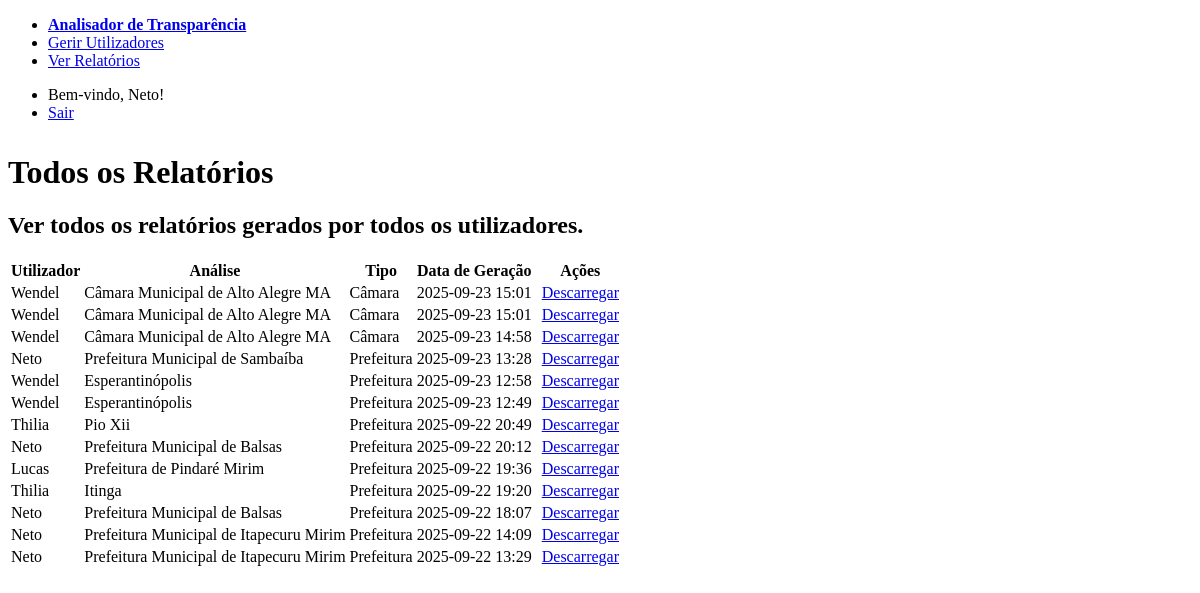
The page /admin/reports (signed in) on the database its author committed.
### tables this page shows
CREATE TABLE relatorios (
            id INTEGER PRIMARY KEY AUTOINCREMENT,
            analise_id INTEGER,
            nome_arquivo TEXT,
            dados_pdf BLOB,
            data_geracao TIMESTAMP DEFAULT CURRENT_TIMESTAMP,
            FOREIGN KEY(analise_id) REFERENCES analises(id) ON DELETE CASCADE
        );

CREATE TABLE "users" (
	"id"	INTEGER,
	"username"	TEXT NOT NULL UNIQUE,
	"password_hash"	TEXT NOT NULL,
	"is_admin"	INTEGER NOT NULL DEFAULT 0,
	PRIMARY KEY("id" AUTOINCREMENT)
);

CREATE TABLE analises (
            id INTEGER PRIMARY KEY AUTOINCREMENT,
            username TEXT NOT NULL,
            site_url TEXT NOT NULL,
            site_nome TEXT,
            tipo_analise TEXT,
            respostas TEXT,
            last_modified TIMESTAMP
        );

### app.py (the view)
@app.route('/admin/reports')
@admin_required
def admin_reports():
    reports = db.list_all_reports()
    return render_template('admin_reports.html', reports=reports)

### app.py (called while the page is built)
def admin_required(f):
    @wraps(f)
    def decorated_function(*args, **kwargs):
        if not session.get('is_admin'):
            flash('Acesso negado. Esta área é apenas para administradores.', 'danger')
            return redirect(url_for('dashboard'))
        return f(*args, **kwargs)
    return decorated_function

### db.py (called while the page is built)
def dict_factory(cursor, row):
    d = {}
    for idx, col in enumerate(cursor.description):
        d[col[0]] = row[idx]
    return d

def list_all_reports():
    conn = sqlite3.connect(DB_NAME, timeout=15)
    conn.row_factory = dict_factory
    cursor = conn.cursor()
    cursor.execute("SELECT r.id, r.nome_arquivo, r.data_geracao, a.site_nome, a.tipo_analise, u.username FROM relatorios r JOIN analises a ON r.analise_id = a.id JOIN users u ON a.username = u.username ORDER BY r.data_geracao DESC")
    reports = cursor.fetchall()
    conn.close()
    return reports

### templates/admin_reports.html
{% extends "layout.html" %}
{% block content %}
<hgroup>
    <h1>Todos os Relatórios</h1>
    <h2>Ver todos os relatórios gerados por todos os utilizadores.</h2>
</hgroup>
<article>
    <table>
        <thead>
            <tr>
                <th>Utilizador</th>
                <th>Análise</th>
                <th>Tipo</th>
                <th>Data de Geração</th>
                <th style="text-align: center; width: 15%;">Ações</th>
            </tr>
        </thead>
        <tbody>
            {% for report in reports %}
            <tr>
                <td>{{ report.username }}</td>
                <td>{{ report.site_nome }}</td>
                <td>{{ report.tipo_analise }}</td>
                <td>{{ report.data_geracao.split('.')[0][:-3] }}</td>
                <td style="text-align: center;">
                    <a href="{{ url_for('download_relatorio', relatorio_id=report.id) }}" role="button" class="sm">Descarregar</a>
                </td>
            </tr>
            {% else %}
            <tr><td colspan="5">Nenhum relatório foi gerado ainda no sistema.</td></tr>
            {% endfor %}
        </tbody>
    </table>
</article>
{% endblock %}

### templates/layout.html (style rules this page uses)
body { padding-bottom: 5em; }

### rows shown on the page
relatorios: username "Wendel", site_nome "Câmara Municipal de Alto Alegre MA", tipo_analise "Câmara", data_geracao "2025-09-23 15:01"
relatorios: username "Wendel", site_nome "Câmara Municipal de Alto Alegre MA", tipo_analise "Câmara", data_geracao "2025-09-23 15:01"
relatorios: username "Wendel", site_nome "Câmara Municipal de Alto Alegre MA", tipo_analise "Câmara", data_geracao "2025-09-23 14:58"
relatorios: username "Neto", site_nome "Prefeitura Municipal de Sambaíba", tipo_analise "Prefeitura", data_geracao "2025-09-23 13:28"
relatorios: username "Wendel", site_nome "Esperantinópolis", tipo_analise "Prefeitura", data_geracao "2025-09-23 12:58"
relatorios: username "Wendel", site_nome "Esperantinópolis", tipo_analise "Prefeitura", data_geracao "2025-09-23 12:49"
relatorios: username "Thilia", site_nome "Pio Xii", tipo_analise "Prefeitura", data_geracao "2025-09-22 20:49"
relatorios: username "Neto", site_nome "Prefeitura Municipal de Balsas", tipo_analise "Prefeitura", data_geracao "2025-09-22 20:12"
relatorios: username "Lucas", site_nome "Prefeitura de Pindaré Mirim", tipo_analise "Prefeitura", data_geracao "2025-09-22 19:36"
relatorios: username "Thilia", site_nome "Itinga", tipo_analise "Prefeitura", data_geracao "2025-09-22 19:20"
relatorios: username "Neto", site_nome "Prefeitura Municipal de Balsas", tipo_analise "Prefeitura", data_geracao "2025-09-22 18:07"
relatorios: username "Neto", site_nome "Prefeitura Municipal de Itapecuru Mirim", tipo_analise "Prefeitura", data_geracao "2025-09-22 14:09"
relatorios: username "Neto", site_nome "Prefeitura Municipal de Itapecuru Mirim", tipo_analise "Prefeitura", data_geracao "2025-09-22 13:29"

### other values the page prints
{{ session.username }} "Neto"
